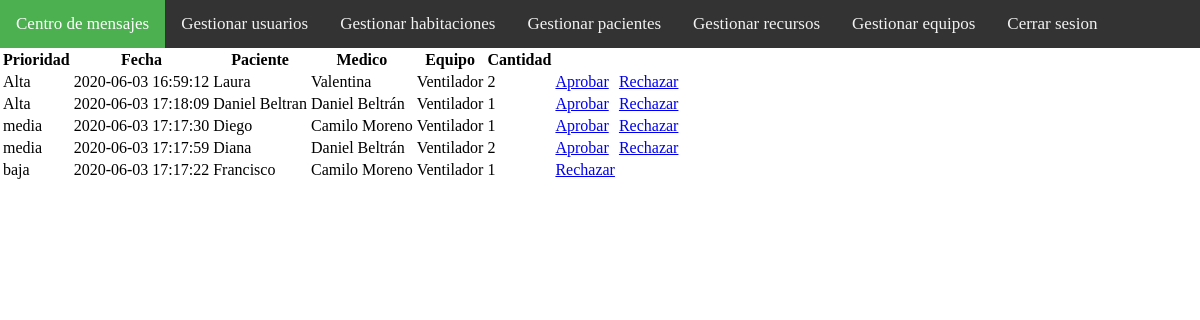
Screenshot of /src/views/administrador/centro-mensajes.php (signed in) with the database file from the repository.
### tables this page shows
CREATE TABLE `solicitudes` (
  `id` int(11) NOT NULL,
  `cantidad` int(11) NOT NULL,
  `equipo_id` int(11) NOT NULL,
  `aprobado` int(11) NOT NULL,
  `paciente_id` int(11) NOT NULL,
  `medico_id` int(11) NOT NULL,
  `fecha` datetime NOT NULL
);

CREATE TABLE `pacientes` (
  `id` int(11) NOT NULL,
  `cedula` varchar(20) NOT NULL,
  `nombre` varchar(45) NOT NULL,
  `diagnostico` varchar(45) NOT NULL,
  `prioridad` varchar(10) NOT NULL,
  `fecha_ingreso` date NOT NULL,
  `estadia` int(11) NOT NULL,
  `cama_id` int(11) NOT NULL,
  `medico_id` int(11) NOT NULL
);

CREATE TABLE `usuarios` (
  `id` int(11) NOT NULL,
  `usuario` varchar(45) NOT NULL,
  `contrasenia` varchar(255) NOT NULL,
  `email` varchar(45) NOT NULL,
  `rol` varchar(45) NOT NULL,
  `nombre` varchar(45) NOT NULL
);

CREATE TABLE `equipos` (
  `id` int(11) NOT NULL,
  `codigo` varchar(45) NOT NULL,
  `disponibles` int(11) NOT NULL,
  `asignados` int(11) NOT NULL
);

### src/services/SolicitudService.php (called while the page is built, shortened)
<?php
    include_once dirname(__DIR__).'../model/DB.php';
    include_once dirname(__DIR__).'../model/Solicitud.php';
    include_once dirname(__DIR__).'../services/PacienteService.php';
    include_once dirname(__DIR__).'../services/EquipoService.php';
    class SolicitudService{
        public function getPendientes(){
            $sql = "SELECT Solicitudes.id as id, Solicitudes.cantidad as cantidad,
            Solicitudes.medico_id as medico_id, Solicitudes.equipo_id as equipo_id,
            Solicitudes.aprobado as aprobado,Solicitudes.paciente_id as paciente_id,
            Solicitudes.fecha as fecha
            FROM Solicitudes
            INNER JOIN Pacientes ON Solicitudes.paciente_id=Pacientes.id
            WHERE aprobado=0
            ORDER BY case
            when UPPER(Pacientes.prioridad)='ALTA' then 1
            when UPPER(Pacientes.prioridad)='MEDIA' then 2
            when UPPER(Pacientes.prioridad)='BAJA' then 3
            else 4
            end ASC, fecha ASC;";
            $solicitudes = [];
            $db = new DB();
            $db->connect();
            $resultado = $db->query($sql);
            while( $fila = mysqli_fetch_array($resultado) ){
                $solicitud = new Solicitud($fila['id'],$fila['cantidad'],$fila['medico_id'],$fila['equipo_id'],$fila['aprobado'],$fila['paciente_id'],$fila['fecha']);
                array_push($solicitudes, $solicitud);
            }
            return $solicitudes;
        }
    }
?>

### src/model/DB.php (called while the page is built, shortened)
<?php
    class DB{
        private $connection;
        public function connect(){
            $con = mysqli_connect(HOST_DB,USUARIO_DB,USUARIO_PASS, NOMBRE_DB);
            if( mysqli_connect_errno()){
                throw new Exception ('Error en la conexion: '.mysqli_connect_error());
            }else{
                $this->connection = $con;
            }
        }
        public function query($query){
            $resultado = mysqli_query($this->connection, $query);
            return $resultado;
        }
    }
?>

### src/services/PacienteService.php (called while the page is built, shortened)
<?php
    include_once dirname(__DIR__).'../model/DB.php';
    include_once dirname(__DIR__).'../model/Paciente.php';
    class PacienteService{
        public function findById($id){
            $db = new DB();
            $db->connect();
            $resultado = $db->query("SELECT * FROM Pacientes WHERE id=$id");
            $paciente = null;
            while( $fila = mysqli_fetch_array($resultado) ){
                $paciente = new Paciente($fila['id'],$fila['cedula'],$fila['nombre'],$fila['diagnostico'],$fila['prioridad'],$fila['fecha_ingreso'],$fila['estadia'],$fila['medico_id'],$fila['cama_id']);
            }
            return $paciente;
        }
    }
?>

### src/model/Paciente.php (called while the page is built, shortened)
<?php
    class Paciente{
        private $nombre;
        private $prioridad;
        public function __construct($id,$cedula,$nombre,$diagnostico,$prioridad,$fecha_ingreso,$estadia,$medico_id,$cama_id)
        {
            $this->nombre = $nombre;
            $this->prioridad = $prioridad;
        }
        public function getNombre(){
            return $this->nombre;
        }
        public function getPrioridad(){
            return $this->prioridad;
        }
    }
?>

### src/model/Solicitud.php (called while the page is built, shortened)
<?php
    class Solicitud{
        private $id;
        private $cantidad;
        private $fecha;
        public function __construct($id, $cantidad, $medico_id, $equipo_id, $aprobado, $paciente_id, $fecha)
        {
            $this->id = $id;
            $this->cantidad = $cantidad;
            $this->fecha = $fecha;
        }
        public function getId(){
            return $this->id;
        }
        public function getCantidad(){
            return $this->cantidad;
        }
        public function getFecha(){
            return $this->fecha;
        }
    }
?>

### src/services/UsuarioService.php (called while the page is built, shortened)
<?php
    include_once dirname(__DIR__) . '../model/DB.php';
    include_once dirname(__DIR__) . '../model/Usuario.php';
    class UsuarioService{
        public function findById($id){
            $db = new DB();
            $db->connect();
            $resultado = $db->query("SELECT * FROM Usuarios WHERE id=$id");
            $usuario = null;
            while( $fila = mysqli_fetch_array($resultado) ){
                $usuario = new Usuario($fila['id'],$fila['usuario'],$fila['rol'],$fila['contrasenia'],$fila['email'], $fila['nombre']);
            }
            return $usuario;
        }
    }
?>

### src/model/Usuario.php (called while the page is built, shortened)
<?php
    class Usuario{
        private $nombre;
        public function __construct($id,$usuario, $rol, $contrasenia, $email , $nombre){
            $this->nombre = $nombre;
        }
        public function getNombre(){
            return $this->nombre;
        }
    }
?>

### src/services/EquipoService.php (called while the page is built, shortened)
<?php
    include_once dirname(__DIR__).'../model/DB.php';
    include_once dirname(__DIR__).'../model/Equipo.php';
    class EquipoService{
        public function findById($id){
            $db = new DB();
            $db->connect();
            $resultado = $db->query("SELECT * FROM Equipos WHERE id=$id ");
            $equipo = null;
            while( $fila = mysqli_fetch_array($resultado) ){
                $equipo = new Equipo($fila['id'],$fila['codigo'],$fila['disponibles'],$fila['asignados']);
            }
            return $equipo;
        }
    }
?>

### src/model/Equipo.php (called while the page is built, shortened)
<?php
    class Equipo{
        private $disponibles;
        private $codigo;
        public function __construct($id, $codigo, $disponibles, $asignados)
        {
            $this->codigo = $codigo;
            $this->disponibles = $disponibles;
        }
        public function getCodigo(){
            return $this->codigo;
        }
        public function getDisponibles(){
            return $this->disponibles;
        }
    }
?>

### src/views/administrador/centro-mensajes.php (the view, shortened to what this page needs)
<?php
    include_once '../../services/SolicitudService.php';
    include_once '../../services/PacienteService.php';
    include_once '../../services/UsuarioService.php';
    include_once '../../services/EquipoService.php';
    $solicitudService = new SolicitudService();
    $pacienteService = new PacienteService();
    $medicoService = new UsuarioService();
    $equipoService = new EquipoService();
?>
<!DOCTYPE html>
<html>
<head>
    <link rel="stylesheet" href="../../resources/barra-navegacion.css">
</head>
<body>
    <div class="topnav">
        <a class="active" href="../administrador/centro-mensajes.php">Centro de mensajes</a>
        <a href="../usuario/listado.php">Gestionar usuarios</a>
        <a href="../habitacion/habitaciones.php">Gestionar habitaciones</a>
        <a href="../paciente/pacientes.php">Gestionar pacientes</a>
        <a href="../recurso/gestionar.php">Gestionar recursos</a>
        <a href="../equipos/gestionar-equipos.php">Gestionar equipos</a>
        <a href="../usuario/logout.php" >Cerrar sesion</a>
    </div>
    <table class="table table-light">
        <thead class="thead-light">
            <tr>
                <th>Prioridad</th>
                <th>Fecha</th>
                <th>Paciente</th>
                <th>Medico</th>
                <th>Equipo</th>
                <th>Cantidad</th>
                <th></th>
                <th></th>
            </tr>
        </thead>
        <tbody>
            <?php
                $solicitudes = $solicitudService->getPendientes();
                $str_datos = "";
                $cantidad = [];
                foreach ($solicitudes as $i => $solicitud) {
                    $paciente = $pacienteService->findById( $solicitud->getPaciente());
                    $medico = $medicoService->findById( $solicitud->getMedico());
                    $equipo = $equipoService->findById( $solicitud->getEquipo());
                    if( !isset( $cantidad[$equipo->getCodigo()] ) ){
                        $cantidad[$equipo->getCodigo()]=$equipo->getDisponibles();
                    }
                    $str_datos.="<tr>";
                    $str_datos.="<td>". $paciente->getPrioridad() ."</td>";
                    $str_datos.="<td>". $solicitud->getFecha() ."</td>";
                    $str_datos.="<td>". $paciente->getNombre() ."</td>";
                    $str_datos.="<td>". $medico->getNombre() ."</td>";
                    $str_datos.="<td>". $equipo->getCodigo() ."</td>";
                    $str_datos.="<td>". $solicitud->getCantidad() ."</td>";
                    if( $cantidad[$equipo->getCodigo()] > 0){
                        $str_datos.="<td><a href='confirmacion-solicitud.php?solicitud=".$solicitud->getId()."' >Aprobar</a></td>";
                        $cantidad[$equipo->getCodigo()]-=$solicitud->getCantidad();
                    }
                    $str_datos.="<td><a href='denegacion-solicitud.php?solicitud=".$solicitud->getId()."' >Rechazar</a></td>";
                    $str_datos.="</tr>";
                    $str_datos.="</tr>";
                }
                echo $str_datos;
            ?>
        </tbody>
    </table>
</body>
</html>

### src/resources/barra-navegacion.css (style rules this page uses)
body { margin: 0; }
.topnav { overflow: hidden; background-color: #333; }
.topnav a { float: left; color: #f2f2f2; text-align: center; padding: 14px 16px; text-decoration: none; font-size: 17px; }
.topnav a.active { background-color: #4CAF50; color: white; }

### rows the page displays
solicitudes: paciente.prioridad "Alta", fecha "2020-06-03 16:59:12", paciente.nombre "Laura", medico.nombre "Valentina", equipo.codigo "Ventilador", cantidad "2"
solicitudes: paciente.prioridad "Alta", fecha "2020-06-03 17:18:09", paciente.nombre "Daniel Beltran", medico.nombre "Daniel Beltrán", equipo.codigo "Ventilador", cantidad "1"
solicitudes: paciente.prioridad "media", fecha "2020-06-03 17:17:30", paciente.nombre "Diego", medico.nombre "Camilo Moreno", equipo.codigo "Ventilador", cantidad "1"
solicitudes: paciente.prioridad "media", fecha "2020-06-03 17:17:59", paciente.nombre "Diana", medico.nombre "Daniel Beltrán", equipo.codigo "Ventilador", cantidad "2"
solicitudes: paciente.prioridad "baja", fecha "2020-06-03 17:17:22", paciente.nombre "Francisco", medico.nombre "Camilo Moreno", equipo.codigo "Ventilador", cantidad "1"
